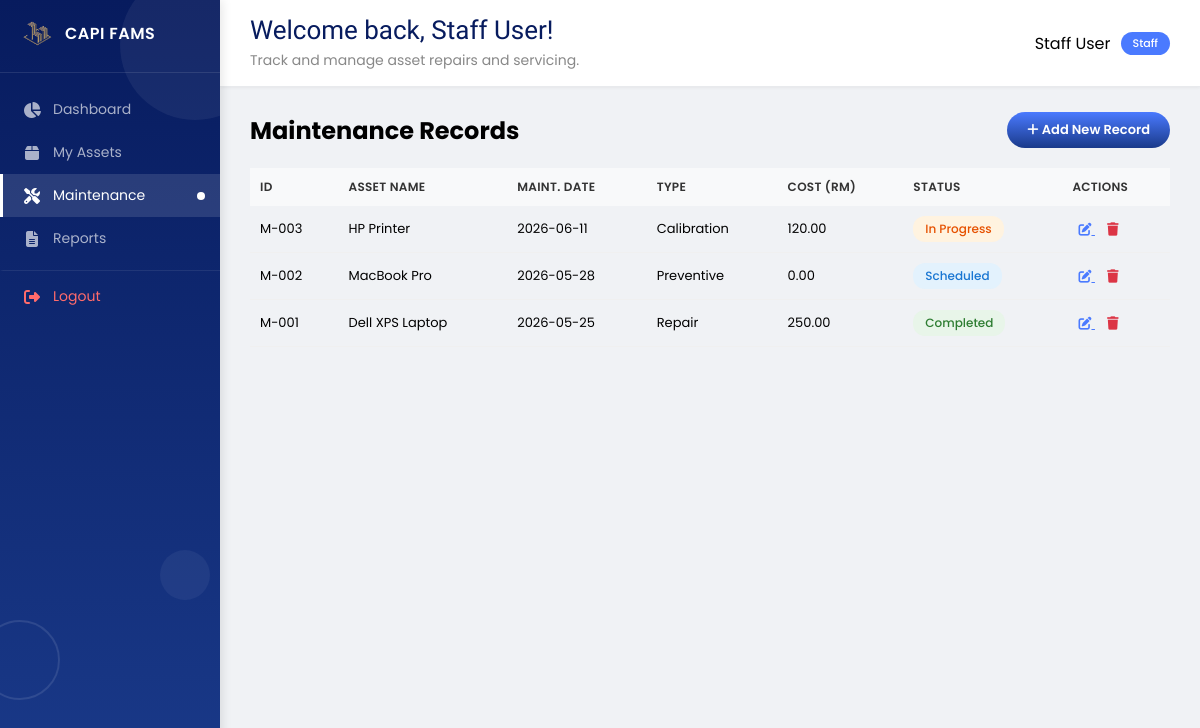
/maintenance (signed in), run on the app's committed database.
### tables this page shows
CREATE TABLE maintenance (
        id INTEGER PRIMARY KEY AUTOINCREMENT,
        asset_id INTEGER NOT NULL,
        maintenance_date DATE NOT NULL,
        type TEXT NOT NULL,
        description TEXT,
        cost REAL DEFAULT 0,
        status TEXT DEFAULT 'Scheduled',
        performed_by TEXT,
        FOREIGN KEY (asset_id) REFERENCES assets(id)
    );

CREATE TABLE assets (
        id INTEGER PRIMARY KEY AUTOINCREMENT,
        name TEXT NOT NULL,
        serial TEXT UNIQUE NOT NULL,
        category TEXT,
        assigned_to INTEGER,
        status TEXT DEFAULT 'Available',
        assigned_date DATETIME,
        FOREIGN KEY (assigned_to) REFERENCES users(id)
    );

### fams.py (the view)
@app.route('/maintenance')
def maintenance():
    if 'user_id' not in session:
        return redirect(url_for('login_page'))
    db = get_db()
    records = db.execute('''
        SELECT maintenance.*, assets.name as asset_name
        FROM maintenance
        LEFT JOIN assets ON maintenance.asset_id = assets.id
        ORDER BY maintenance.id DESC
    ''').fetchall()
    assets = Asset.get_all()
    return render_template('maintenance.html', records=records, assets=assets)

### fams.py (called while the page is built)
def get_db():
    conn = sqlite3.connect(Config.DATABASE)
    conn.row_factory = sqlite3.Row
    return conn

### models/asset.py (called while the page is built)
    @staticmethod
    def get_db():
        conn = sqlite3.connect(Config.DATABASE)
        conn.row_factory = sqlite3.Row
        return conn

    @staticmethod
    def get_all():
        conn = Asset.get_db()
        assets = conn.execute(
            'SELECT * FROM assets ORDER BY id DESC'
        ).fetchall()
        conn.close()
        return assets

### templates/maintenance.html (shortened to what this page needs)
{% extends "base.html" %}
{% block welcome %}
<h1 style="font-family: 'Yeseva One', cursive; font-weight: normal; font-size: 26px; color: #071b5e; margin: 0;">
    Welcome back, {{ session.get('name', 'Admin') }}!
</h1>
<p style="font-size: 14px; color: #888; margin: 5px 0 0 0;">
    Track and manage asset repairs and servicing.
</p>
{% endblock %}
{% block content %}
<div class="page-header">
    <h2>Maintenance Records</h2>
    <button class="btn-primary" onclick="toggleForm()">
        <i class="fas fa-plus"></i> Add New Record
    </button>
</div>
<table class="maintenance-table">
    <thead>
        <tr>
            <th>ID</th>
            <th>Asset Name</th>
            <th>Maint. Date</th>
            <th>Type</th>
            <th>Cost (RM)</th>
            <th>Status</th>
            <th>Actions</th>
        </tr>
    </thead>
    <tbody>
        {% for record in records %}
        <tr>
            <td>M-{{ "%03d"|format(record.id) }}</td>
            <td>{{ record.asset_name }}</td>
            <td>{{ record.maintenance_date }}</td>
            <td>{{ record.type }}</td>
            <td>{{ "%.2f"|format(record.cost) }}</td>
            <td>
                <span class="status-badge {{ record.status|lower|replace(' ', '') }}">
                    {{ record.status }}
                </span>
            </td>
            <td>
                <a href="{{ url_for('edit_maintenance', record_id=record.id) }}" class="btn-small" title="Edit Record">
                    <i class="fas fa-edit" style="color: #4a7aff;"></i>
                </a>
                <form method="POST" action="{{ url_for('delete_maintenance', record_id=record.id) }}" style="display: inline;" onsubmit="return confirm('Are you sure you want to delete this record?')">
                    <button type="submit" class="btn-small" style="background: none; border: none; cursor: pointer;" title="Delete Record">
                        <i class="fas fa-trash" style="color: #dc3545;"></i>
                    </button>
                </form>
            </td>
        </tr>
        {% else %}
        <tr>
            <td colspan="7" style="text-align: center; color: #999;">No maintenance records found.</td>
        </tr>
        {% endfor %}
    </tbody>
</table>
{% endblock %}

### templates/base.html (shortened to what this page needs)
<!DOCTYPE html>
<html lang="en">
<head>
    <link rel="stylesheet" href="/static/css/style.css">
    <link rel="stylesheet" href="https://cdnjs.cloudflare.com/ajax/libs/font-awesome/6.5.1/css/all.min.css">
</head>
<body>
    <div class="sidebar">
        <div class="sidebar-bubble1"></div>
        <div class="sidebar-bubble2"></div>
        <div class="sidebar-bubble3"></div>
        <div class="sidebar-logo">
            <img src="/static/images/capi-logo.png" alt="CAPI Logo">
            <span>CAPI FAMS</span>
        </div>
        <nav class="sidebar-nav">
            {% if session.get('role') == 'admin' %}
            <a href="{{ url_for('admin_dashboard') }}" class="nav-item {% if request.endpoint == 'admin_dashboard' %}active{% endif %}">
                <i class="fas fa-chart-pie"></i>
                <span>Dashboard</span>
                {% if request.endpoint == 'admin_dashboard' %}<span class="nav-indicator"></span>{% endif %}
            </a>
            <a href="{{ url_for('manage_assets') }}" class="nav-item {% if request.endpoint == 'manage_assets' %}active{% endif %}">
                <i class="fas fa-boxes"></i>
                <span>Asset Management</span>
                {% if request.endpoint == 'manage_assets' %}<span class="nav-indicator"></span>{% endif %}
            </a>
            <a href="{{ url_for('assign_asset') }}" class="nav-item {% if request.endpoint == 'assign_asset' %}active{% endif %}">
                <i class="fas fa-user-plus"></i>
                <span>Assign Asset</span>
                {% if request.endpoint == 'assign_asset' %}<span class="nav-indicator"></span>{% endif %}
            </a>
            {% else %}
            <a href="{{ url_for('staff_dashboard') }}" class="nav-item {% if request.endpoint == 'staff_dashboard' %}active{% endif %}">
                <i class="fas fa-chart-pie"></i>
                <span>Dashboard</span>
            </a>
            <a href="{{ url_for('my_assets') }}" class="nav-item {% if request.endpoint == 'my_assets' %}active{% endif %}">
                <i class="fas fa-box"></i>
                <span>My Assets</span>
            </a>
            {% endif %}
            <a href="{{ url_for('maintenance') }}" class="nav-item {% if request.endpoint == 'maintenance' %}active{% endif %}">
                <i class="fas fa-tools"></i>
                <span>Maintenance</span>
                {% if request.endpoint == 'maintenance' %}<span class="nav-indicator"></span>{% endif %}
            </a>
            <a href="{{ url_for('reports') }}" class="nav-item {% if request.endpoint == 'reports' %}active{% endif %}">
                <i class="fas fa-file-alt"></i>
                <span>Reports</span>
            </a>
            <a href="{{ url_for('logout') }}" class="nav-item logout" onclick="return confirm('Are you sure you want to logout?')">
                    <i class="fas fa-sign-out-alt"></i>
                <span>Logout</span>
            </a>
        </nav>
    </div>
    <div class="main-content">
        <div class="top-bar">
            <div class="welcome-text">
                {% block welcome %}{% endblock %}
            </div>
            <div class="user-info">
                <span>{{ session.get('name', 'User') }}</span>
                <span class="role-badge">{{ session.get('role', 'staff')|title }}</span>
            </div>
        </div>
        <div class="content-area">
            {% block content %}{% endblock %}
        </div>
    </div>
</body>
</html>

### data on the page
maintenance: id "003", asset_name "HP Printer", maintenance_date "2026-06-11", type "Calibration", cost "120.00", status "In Progress"
maintenance: id "002", asset_name "MacBook Pro", maintenance_date "2026-05-28", type "Preventive", cost "0.00", status "Scheduled"
maintenance: id "001", asset_name "Dell XPS Laptop", maintenance_date "2026-05-25", type "Repair", cost "250.00", status "Completed"

### other printed values
{{ session.get('name', 'Admin') }} "Staff User"
{{ session.get('name', 'User') }} "Staff User"
{{ session.get('role', 'staff')|title }} "Staff"
